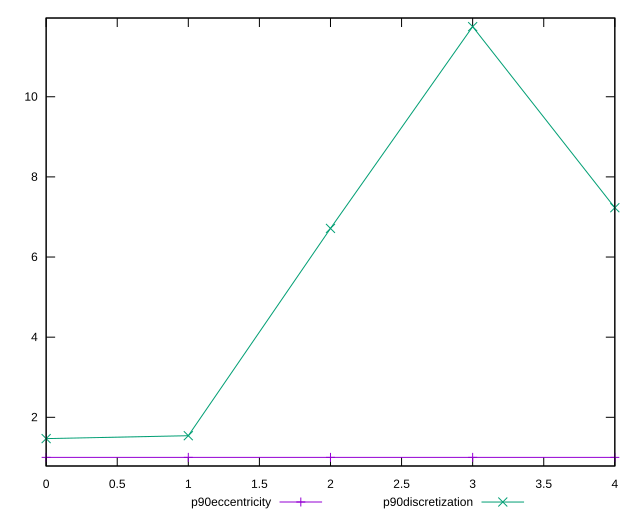

The script that saved this image:
reset

$p90Eccentricity <<EOF
0 1
1 0.9999999999999999
2 1
3 1.0000000000000004
4 1.0000000000000002
EOF

$p90Discretization <<EOF
0 1.46875
1 1.540983606557377
2 6.714285714285714
3 11.75
4 7.230769230769231
EOF

set key outside below
set xrange [0:4]
set yrange [0.7849999999999999:11.965]
set trange [0.7849999999999999:11.965]
set terminal svg size 640, 520 enhanced background rgb 'white'
set output "report_00018_2021-02-10T15-25-16.877Z/total-blocking-time/progression/eccentricity.svg"

plot $p90Eccentricity title "p90eccentricity" with linespoints, \
     $p90Discretization title "p90discretization" with linespoints

reset
